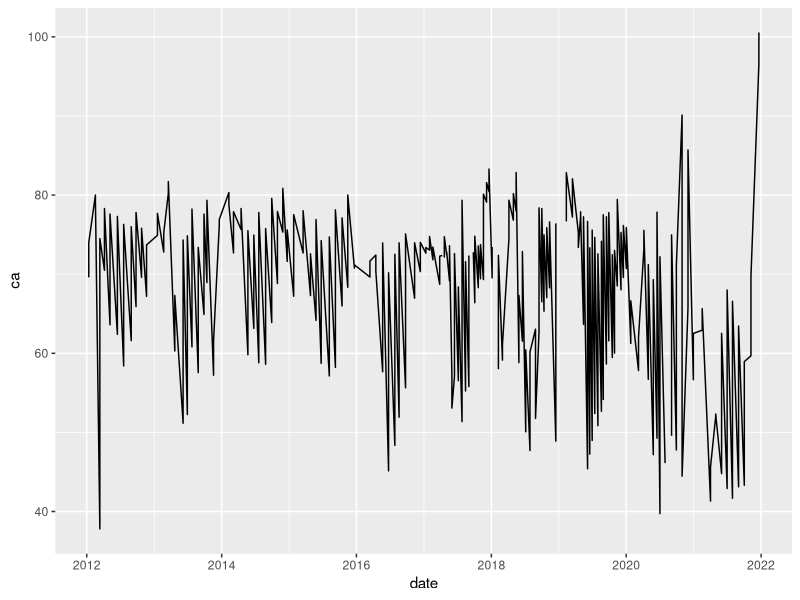
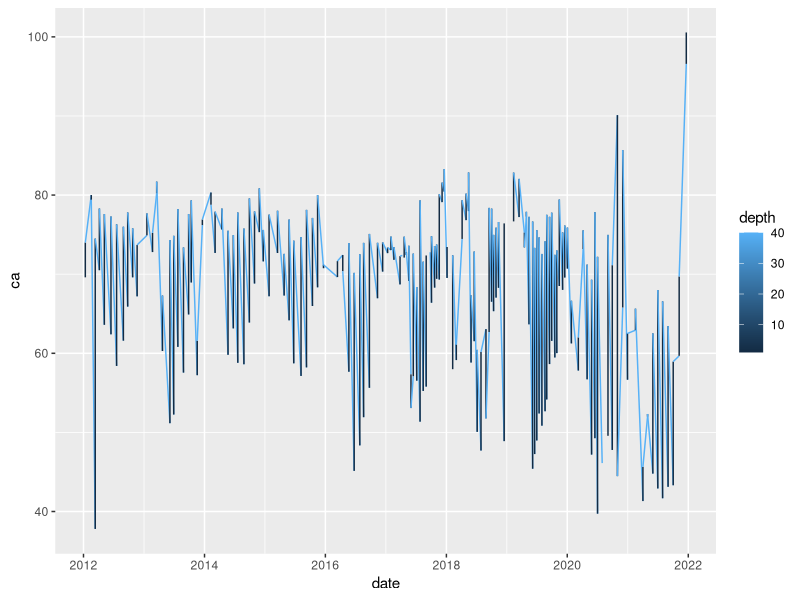
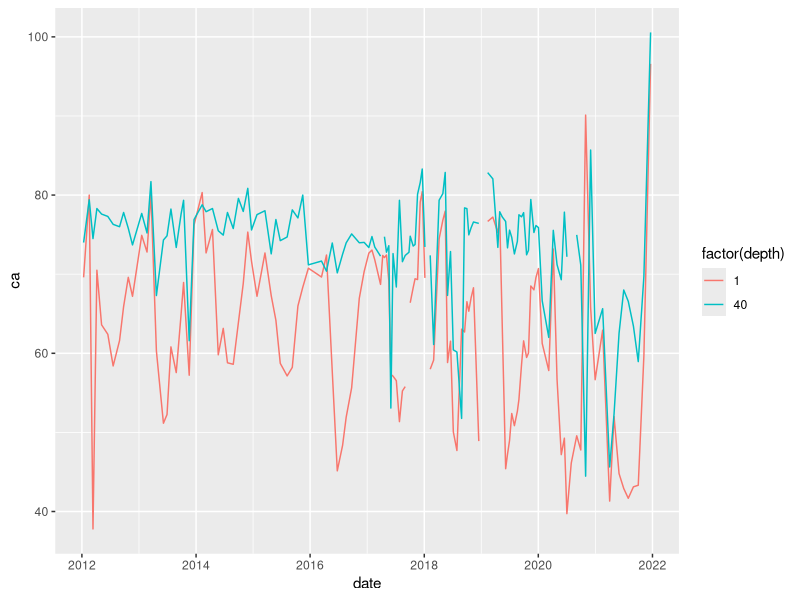
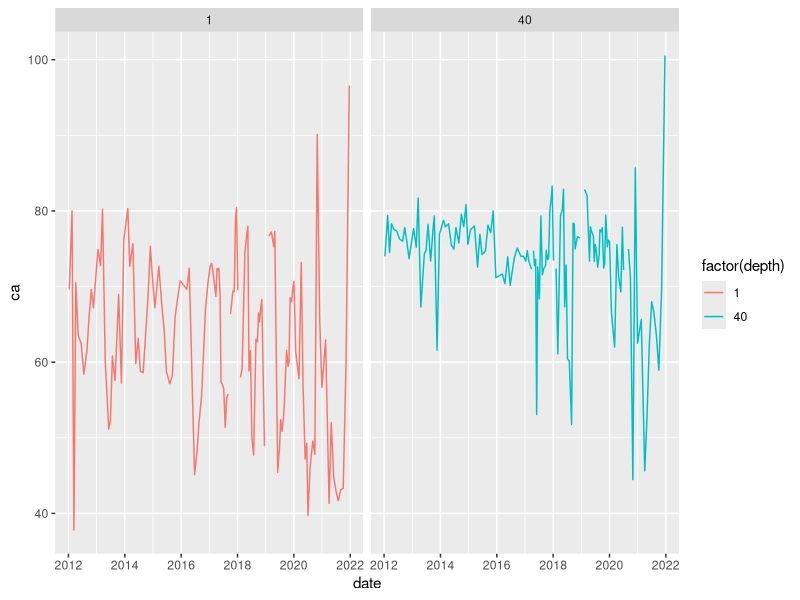
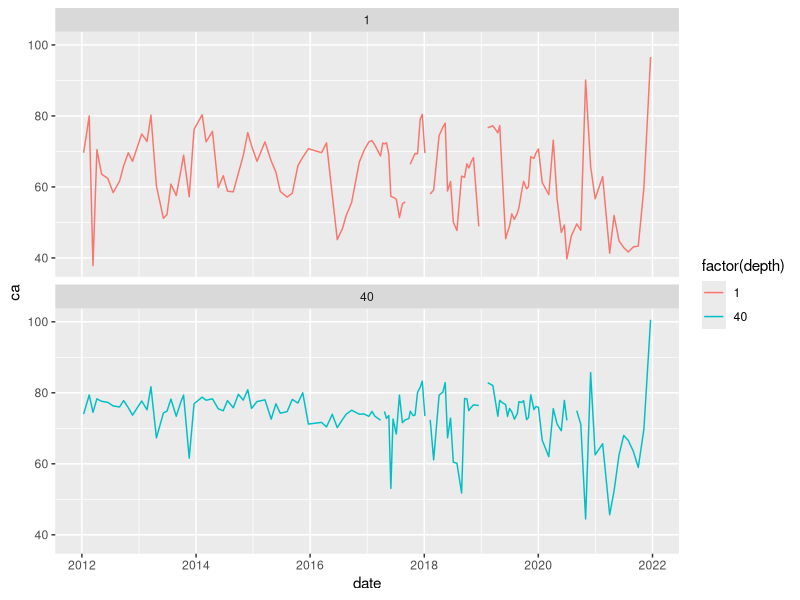
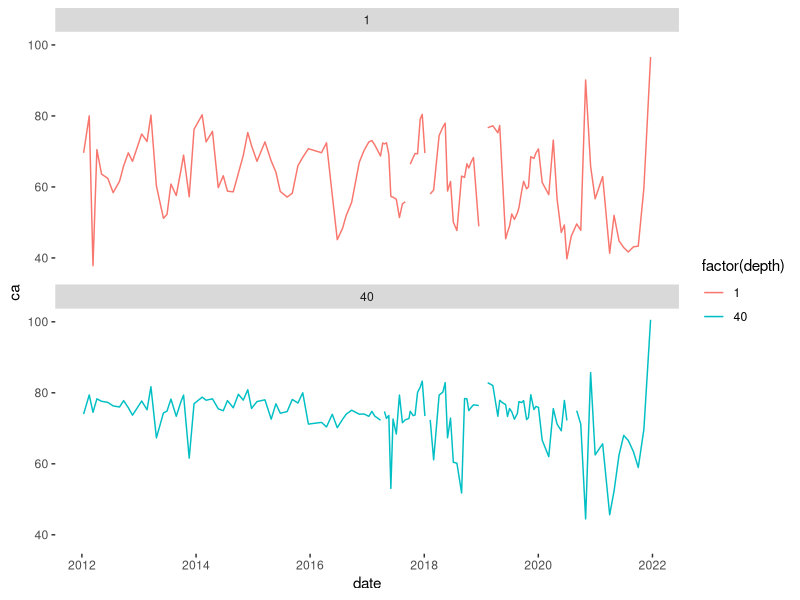
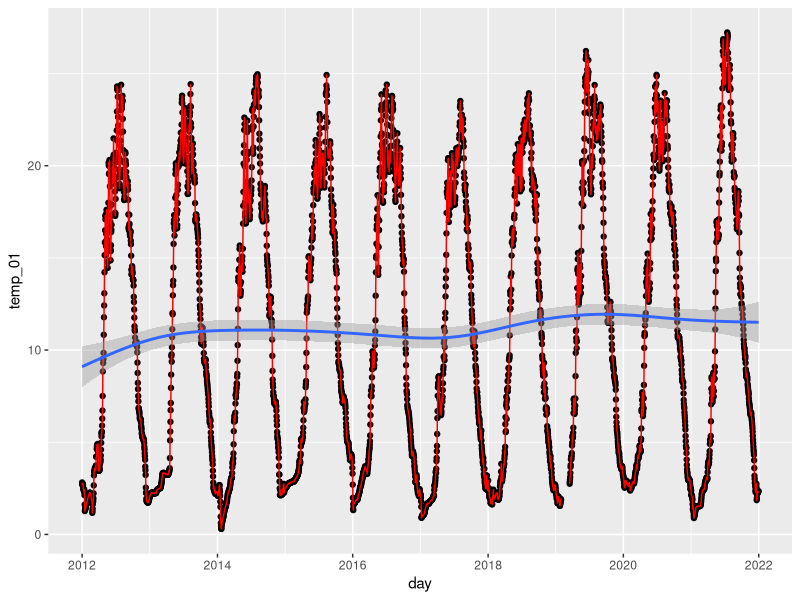
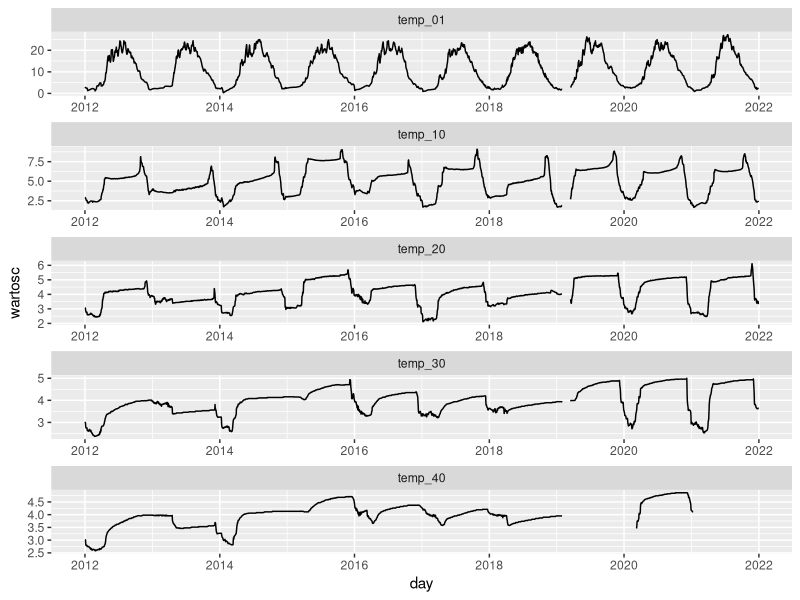

Write the R code that produced these figures, in order.
#skrypt 07 - 29.01.25

#Paczki
library(tidyverse)
library(lubridate)
library(ggplot2)

#Dane hydrochemiczn
zab_hydrochemia <- read.csv(file ="R/data/Nowy folder/zab_hydrochemistry-lake.csv") |>
  mutate(date= lubridate::ymd(date))

#wykres: x = czas, y= wartość Ca
ggplot(data = zab_hydrochemia, aes(date,ca))+
  geom_line()


#wykres: x = czas, y= wartość Ca serie pokolorowane -glebokość
ggplot(data = zab_hydrochemia, aes(date,ca, colour = depth))+
  geom_line()

#wykres: x = czas, y= wartość Ca serie pokolorowane -glebokość  jako wartości dysktetne
ggplot(data = zab_hydrochemia, aes(date,ca, colour =factor(depth)))+
  geom_line()

#wykres: x = czas, y= wartość Ca serie pokolorowane -glebokość  jako wartości dysktetne na 2 wykresach
ggplot(data = zab_hydrochemia, aes(date,ca,colour =factor(depth)))+
  geom_line()+
  facet_wrap(vars(depth))

#wykres: x = czas, y= wartość Ca serie pokolorowane -glebokość  jako wartości dysktetne na 2 wykresac, brak tał, linie osi
ggplot(data = zab_hydrochemia, aes(date,ca,colour =factor(depth)))+
  geom_line()+
  facet_wrap(vars(depth), ncol = 1)


#wykres: x = czas, y= wartość Ca serie pokolorowane -glebokość  jako wartości dysktetne na 2 wykresac, brak tał, linie osi
ggplot(data = zab_hydrochemia, aes(date,ca,colour =factor(depth)))+
  geom_line()+
  facet_wrap(vars(depth), ncol = 1)+
  theme(panel.background = element_blank())

#Wczytaj dane zab_temp_daily
zab_temp <- read.csv("R/data/Nowy folder/zab_temperature-daily.csv") |>
  mutate(day=ymd(day))
#Wykres temp wody w czasie na pierwszym metrze , pinkty, linia wygladzona
ggplot(zab_temp, aes(day,temp_01))+
  geom_point()+
  geom_line(color="red")+
  geom_smooth()

#Wykres z seriami rozbitymi na panele, wzystkie głębokości
zab_temp_pivot <- zab_temp |>
  pivot_longer(cols = temp_01:temp_40,names_to = "glebokosc", values_to = "wartosc")

ggplot(zab_temp_pivot, aes(day,wartosc))+
         geom_line()+
         facet_wrap(vars(glebokosc), ncol=1, scales = "free")


#Wczytaj dane dotyczące pułapki sedymentacyjnej
zab_trap <- read.csv("R/data/Nowy folder/zab_sediment-trap_hypolimnion.csv") |>
  mutate(date= ymd(date))

#Wykres kolumnowy temp akumulacji masy
zab_trap |>
  ggplot(aes(date, mar))+
  geom_col()


#Wykres kolumnowy temp akumulacji masy
wektor <- lag(zab_trap$date)
zab_trap |>
  ggplot()+
  geom_rect(aes(xmin = wektor, xmax = date, ymin = 0, ymax=mar))

#BOX PLOT
ggplot(zab_hydrochemia)+
  geom_boxplot(aes(y=ca, group = depth))+
  facet_wrap(vars(depth))

#violinplot
ggplot(zab_hydrochemia)+
  geom_violin(aes(y = ca,x=factor(depth)))

ggplot(zab_hydrochemia)+
  geom_histogram(aes(ca, fill = factor(depth)))

